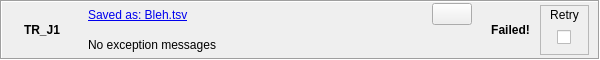
<?xml version="1.0" encoding="UTF-8"?>
<ui version="4.0">
 <class>ReportResultWidget</class>
 <widget class="QWidget" name="ReportResultWidget">
  <property name="geometry">
   <rect>
    <x>0</x>
    <y>0</y>
    <width>600</width>
    <height>60</height>
   </rect>
  </property>
  <property name="sizePolicy">
   <sizepolicy hsizetype="Expanding" vsizetype="Fixed">
    <horstretch>0</horstretch>
    <verstretch>200</verstretch>
   </sizepolicy>
  </property>
  <property name="minimumSize">
   <size>
    <width>600</width>
    <height>60</height>
   </size>
  </property>
  <property name="maximumSize">
   <size>
    <width>16777215</width>
    <height>16777215</height>
   </size>
  </property>
  <property name="sizeIncrement">
   <size>
    <width>0</width>
    <height>1000</height>
   </size>
  </property>
  <property name="font">
   <font>
    <pointsize>9</pointsize>
   </font>
  </property>
  <property name="windowTitle">
   <string>Report Result</string>
  </property>
  <layout class="QHBoxLayout" name="horizontalLayout">
   <property name="leftMargin">
    <number>0</number>
   </property>
   <property name="topMargin">
    <number>0</number>
   </property>
   <property name="rightMargin">
    <number>0</number>
   </property>
   <property name="bottomMargin">
    <number>0</number>
   </property>
   <item>
    <widget class="QFrame" name="frame">
     <property name="sizePolicy">
      <sizepolicy hsizetype="Expanding" vsizetype="Preferred">
       <horstretch>0</horstretch>
       <verstretch>0</verstretch>
      </sizepolicy>
     </property>
     <property name="minimumSize">
      <size>
       <width>600</width>
       <height>0</height>
      </size>
     </property>
     <property name="frameShape">
      <enum>QFrame::Box</enum>
     </property>
     <property name="frameShadow">
      <enum>QFrame::Sunken</enum>
     </property>
     <layout class="QHBoxLayout" name="horizontalLayout_2">
      <property name="leftMargin">
       <number>0</number>
      </property>
      <property name="topMargin">
       <number>0</number>
      </property>
      <property name="rightMargin">
       <number>0</number>
      </property>
      <property name="bottomMargin">
       <number>0</number>
      </property>
      <item>
       <widget class="QFrame" name="frame_6">
        <property name="sizePolicy">
         <sizepolicy hsizetype="Fixed" vsizetype="Fixed">
          <horstretch>0</horstretch>
          <verstretch>0</verstretch>
         </sizepolicy>
        </property>
        <property name="minimumSize">
         <size>
          <width>80</width>
          <height>50</height>
         </size>
        </property>
        <layout class="QVBoxLayout" name="verticalLayout_5">
         <property name="spacing">
          <number>3</number>
         </property>
         <property name="topMargin">
          <number>0</number>
         </property>
         <property name="bottomMargin">
          <number>0</number>
         </property>
         <item alignment="Qt::AlignHCenter">
          <widget class="QLabel" name="report_type_label">
           <property name="sizePolicy">
            <sizepolicy hsizetype="Fixed" vsizetype="Minimum">
             <horstretch>0</horstretch>
             <verstretch>0</verstretch>
            </sizepolicy>
           </property>
           <property name="font">
            <font>
             <weight>75</weight>
             <bold>true</bold>
            </font>
           </property>
           <property name="text">
            <string>TR_J1</string>
           </property>
           <property name="alignment">
            <set>Qt::AlignCenter</set>
           </property>
          </widget>
         </item>
        </layout>
       </widget>
      </item>
      <item>
       <widget class="QFrame" name="frame_2">
        <property name="sizePolicy">
         <sizepolicy hsizetype="Minimum" vsizetype="Preferred">
          <horstretch>0</horstretch>
          <verstretch>0</verstretch>
         </sizepolicy>
        </property>
        <layout class="QVBoxLayout" name="verticalLayout">
         <property name="spacing">
          <number>6</number>
         </property>
         <property name="leftMargin">
          <number>0</number>
         </property>
         <property name="topMargin">
          <number>0</number>
         </property>
         <property name="rightMargin">
          <number>0</number>
         </property>
         <property name="bottomMargin">
          <number>0</number>
         </property>
         <item>
          <widget class="QFrame" name="file_frame">
           <layout class="QHBoxLayout" name="horizontalLayout_4">
            <property name="leftMargin">
             <number>0</number>
            </property>
            <property name="topMargin">
             <number>0</number>
            </property>
            <property name="rightMargin">
             <number>0</number>
            </property>
            <property name="bottomMargin">
             <number>0</number>
            </property>
            <item>
             <widget class="QLabel" name="file_label">
              <property name="sizePolicy">
               <sizepolicy hsizetype="Minimum" vsizetype="Preferred">
                <horstretch>0</horstretch>
                <verstretch>0</verstretch>
               </sizepolicy>
              </property>
              <property name="font">
               <font>
                <underline>true</underline>
               </font>
              </property>
              <property name="cursor">
               <cursorShape>PointingHandCursor</cursorShape>
              </property>
              <property name="styleSheet">
               <string notr="true">color: #0000EE</string>
              </property>
              <property name="text">
               <string>Saved as: Bleh.tsv</string>
              </property>
              <property name="wordWrap">
               <bool>true</bool>
              </property>
             </widget>
            </item>
            <item>
             <widget class="QPushButton" name="folder_button">
              <property name="sizePolicy">
               <sizepolicy hsizetype="Fixed" vsizetype="Fixed">
                <horstretch>0</horstretch>
                <verstretch>0</verstretch>
               </sizepolicy>
              </property>
              <property name="text">
               <string/>
              </property>
              <property name="icon">
               <iconset resource="../Resources.qrc">
                <normaloff>:/ui/resources/folder_icon.png</normaloff>:/ui/resources/folder_icon.png</iconset>
              </property>
             </widget>
            </item>
           </layout>
          </widget>
         </item>
         <item>
          <widget class="QLabel" name="message_label">
           <property name="sizePolicy">
            <sizepolicy hsizetype="Minimum" vsizetype="Preferred">
             <horstretch>0</horstretch>
             <verstretch>0</verstretch>
            </sizepolicy>
           </property>
           <property name="text">
            <string>No exception messages</string>
           </property>
           <property name="wordWrap">
            <bool>true</bool>
           </property>
           <property name="textInteractionFlags">
            <set>Qt::LinksAccessibleByMouse|Qt::TextSelectableByMouse</set>
           </property>
          </widget>
         </item>
        </layout>
       </widget>
      </item>
      <item>
       <widget class="QFrame" name="frame_4">
        <property name="sizePolicy">
         <sizepolicy hsizetype="Fixed" vsizetype="Fixed">
          <horstretch>0</horstretch>
          <verstretch>0</verstretch>
         </sizepolicy>
        </property>
        <property name="minimumSize">
         <size>
          <width>120</width>
          <height>50</height>
         </size>
        </property>
        <layout class="QHBoxLayout" name="horizontalLayout_3">
         <property name="leftMargin">
          <number>9</number>
         </property>
         <property name="topMargin">
          <number>0</number>
         </property>
         <property name="bottomMargin">
          <number>0</number>
         </property>
         <item>
          <widget class="QLabel" name="success_label">
           <property name="sizePolicy">
            <sizepolicy hsizetype="Preferred" vsizetype="Minimum">
             <horstretch>0</horstretch>
             <verstretch>0</verstretch>
            </sizepolicy>
           </property>
           <property name="font">
            <font>
             <weight>75</weight>
             <bold>true</bold>
            </font>
           </property>
           <property name="text">
            <string>Failed!</string>
           </property>
           <property name="alignment">
            <set>Qt::AlignCenter</set>
           </property>
          </widget>
         </item>
         <item>
          <widget class="QFrame" name="retry_frame">
           <property name="frameShape">
            <enum>QFrame::StyledPanel</enum>
           </property>
           <property name="frameShadow">
            <enum>QFrame::Raised</enum>
           </property>
           <layout class="QVBoxLayout" name="verticalLayout_7">
            <property name="topMargin">
             <number>0</number>
            </property>
            <item>
             <widget class="QLabel" name="label_6">
              <property name="sizePolicy">
               <sizepolicy hsizetype="Preferred" vsizetype="Minimum">
                <horstretch>0</horstretch>
                <verstretch>0</verstretch>
               </sizepolicy>
              </property>
              <property name="font">
               <font>
                <weight>50</weight>
                <bold>false</bold>
               </font>
              </property>
              <property name="text">
               <string>Retry</string>
              </property>
              <property name="alignment">
               <set>Qt::AlignCenter</set>
              </property>
             </widget>
            </item>
            <item alignment="Qt::AlignHCenter">
             <widget class="QCheckBox" name="retry_check_box">
              <property name="sizePolicy">
               <sizepolicy hsizetype="Preferred" vsizetype="Minimum">
                <horstretch>0</horstretch>
                <verstretch>0</verstretch>
               </sizepolicy>
              </property>
              <property name="text">
               <string/>
              </property>
             </widget>
            </item>
           </layout>
          </widget>
         </item>
        </layout>
       </widget>
      </item>
     </layout>
    </widget>
   </item>
  </layout>
 </widget>
 <resources>
  <include location="../Resources.qrc"/>
 </resources>
 <connections/>
</ui>
